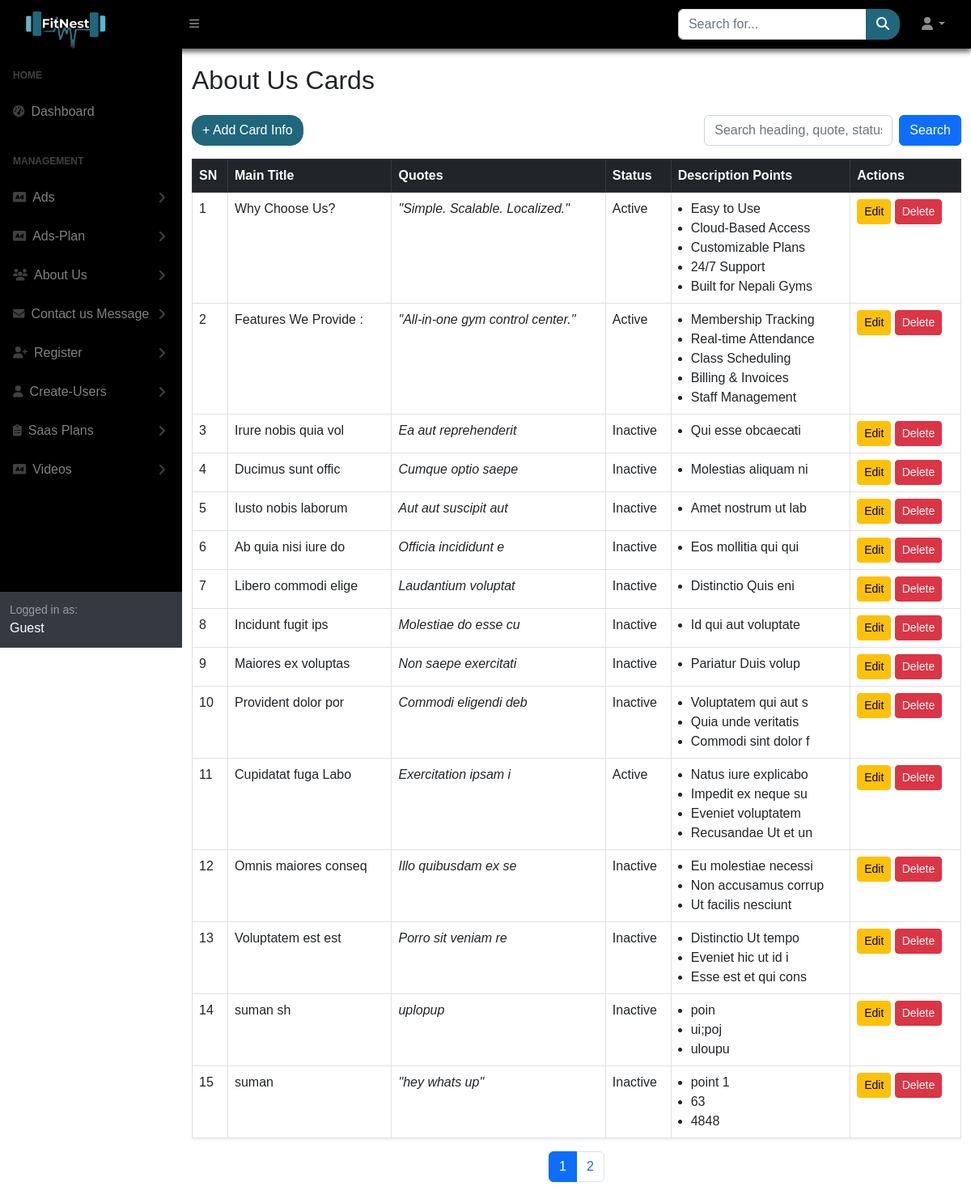
Page /SuperAdmin/AboutUs/index.php on the earlier database version.
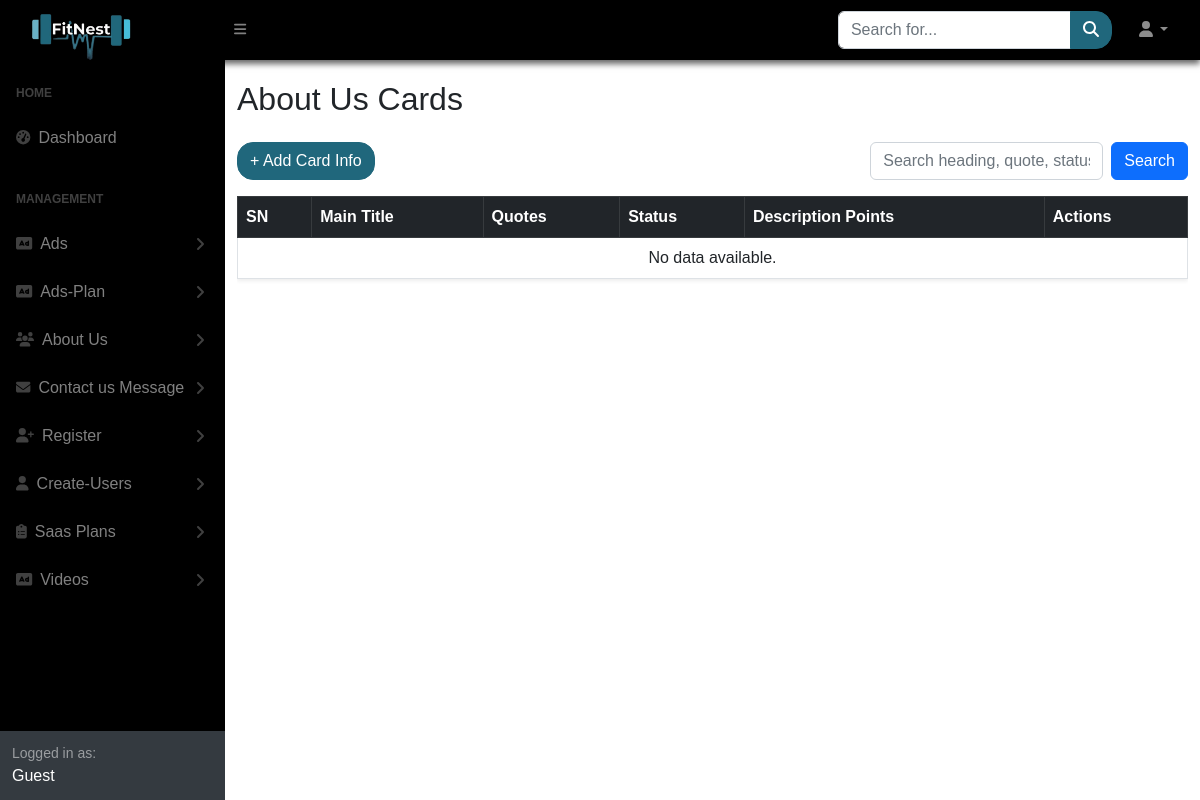
Same page on the later database version.
### tables this page shows
CREATE TABLE `about_us` (
  `about_id` int(11) NOT NULL,
  `main_title` varchar(255) NOT NULL,
  `quotes` text DEFAULT NULL,
  `status` enum('active','inactive') NOT NULL DEFAULT 'inactive',
  `created_at` timestamp NOT NULL DEFAULT current_timestamp(),
  `updated_at` timestamp NOT NULL DEFAULT current_timestamp() ON UPDATE current_timestamp()
);

### SuperAdmin/AboutUs/index.php (the view, shortened to what this page needs)
<?php
require("../sidelayout.php");
include "../../database/db_connect.php";
$rowsPerPage = 15;
$page = isset($_GET['page']) ? max(1, (int)$_GET['page']) : 1;
$offset = ($page - 1) * $rowsPerPage;
$search = $_GET['search'] ?? '';
$searchParam = "$search%";
$totalSql = "SELECT COUNT(*) as total FROM about_us WHERE main_title LIKE ? OR quotes LIKE ? OR status LIKE ?";
$totalStmt = $conn->prepare($totalSql);
$totalStmt->bind_param("sss", $searchParam, $searchParam, $searchParam);
$totalStmt->execute();
$totalResult = $totalStmt->get_result()->fetch_assoc();
$totalRows = $totalResult['total'];
$totalPages = ceil($totalRows / $rowsPerPage);
$sql = "SELECT * FROM about_us
        WHERE main_title LIKE ? OR quotes LIKE ? OR status LIKE ?
        ORDER BY created_at DESC
        LIMIT ?, ?";
$stmt = $conn->prepare($sql);
$stmt->bind_param("sssii", $searchParam, $searchParam, $searchParam, $offset, $rowsPerPage);
$stmt->execute();
$result = $stmt->get_result();
$aboutData = [];
$aboutIds = [];
while ($row = $result->fetch_assoc()) {
    $aboutData[$row['about_id']] = $row;
    $aboutData[$row['about_id']]['descriptions'] = [];
    $aboutIds[] = $row['about_id'];
}
if (!empty($aboutIds)) {
    $placeholders = implode(',', array_fill(0, count($aboutIds), '?'));
    $types = str_repeat('i', count($aboutIds));
    $sqlPoints = "SELECT about_id, description_point FROM about_us_points WHERE about_id IN ($placeholders)";
    $stmtPoints = $conn->prepare($sqlPoints);
    $stmtPoints->bind_param($types, ...$aboutIds);
    $stmtPoints->execute();
    $resPoints = $stmtPoints->get_result();
    while ($p = $resPoints->fetch_assoc()) {
        $aboutData[$p['about_id']]['descriptions'][] = $p['description_point'];
    }
}
?>
<div id="layoutSidenav_content">
    <main class="container mt-4">
        <?php include '../Layouts/header.php'; ?>
        <h2 class="mb-4">About Us Cards</h2>
        <div class="d-flex justify-content-between mb-3">
            <a href="create.php" class="btn btn-our">+ Add Card Info</a>
            <form class="d-flex" method="GET">
                <input type="text" class="form-control me-2" name="search" placeholder="Search heading, quote, status..." value="<?= htmlspecialchars($search) ?>">
                <button class="btn btn-primary" type="submit">Search</button>
            </form>
        </div>
        <div class="table-responsive">
            <table class="table table-bordered table-hover shadow-sm">
                <thead class="table-dark">
                    <tr>
                        <th>SN</th>
                        <th>Main Title</th>
                        <th>Quotes</th>
                        <th>Status</th>
                        <th>Description Points</th>
                        <th>Actions</th>
                    </tr>
                </thead>
                <tbody>
                    <?php
                    if (!empty($aboutData)):
                        $sn = $offset + 1;
                        foreach ($aboutData as $card):
                    ?>
                            <tr>
                                <td><?= $sn++ ?></td>
                                <td><?= htmlspecialchars($card['main_title']) ?></td>
                                <td><em><?= htmlspecialchars($card['quotes']) ?></em></td>
                                <td><?= ucfirst($card['status']) ?></td>
                                <td>
                                    <ul class="mb-0 ps-3">
                                        <?php foreach ($card['descriptions'] as $point): ?>
                                            <li><?= htmlspecialchars($point) ?></li>
                                        <?php endforeach; ?>
                                    </ul>
                                </td>
                                <td>
                                    <a href="edit.php?id=<?= $card['about_id'] ?>" class="btn btn-sm btn-warning">Edit</a>
                                    <a href="delete.php?id=<?= $card['about_id'] ?>" class="btn btn-sm btn-danger" onclick="return confirm('Are you sure?')">Delete</a>
                                </td>
                            </tr>
                        <?php endforeach; ?>
                    <?php else: ?>
                        <tr>
                            <td colspan="6" class="text-center">No data available.</td>
                        </tr>
                    <?php endif; ?>
                </tbody>
            </table>
        </div>
        <?php if ($totalPages > 1): ?>
            <nav>
                <ul class="pagination justify-content-center">
                    <?php for ($i = 1; $i <= $totalPages; $i++): ?>
                        <li class="page-item <?= ($i === $page) ? 'active' : '' ?>">
                            <a class="page-link" href="?page=<?= $i ?>&search=<?= urlencode($search) ?>"><?= $i ?></a>
                        </li>
                    <?php endfor; ?>
                </ul>
            </nav>
        <?php endif; ?>
    </main>
    <?php require("../assets/link.php"); ?>

Differences in the rows shown:
removed about_us: main_title "Why Choose Us?", quotes "\"Simple. Scalable. Localized.\"", status "Active", point "Easy to Use", point "Cloud-Based Access", point "Customizable Plans", point "24/7 Support", point "Built for Nepali Gyms"
removed about_us: main_title "Features We Provide :", quotes "\"All-in-one gym control center.\"", status "Active", point "Membership Tracking", point "Real-time Attendance", point "Class Scheduling", point "Billing & Invoices", point "Staff Management"
removed about_us: main_title "Irure nobis quia vol", quotes "Ea aut reprehenderit", status "Inactive", point "Qui esse obcaecati"
removed about_us: main_title "Ducimus sunt offic", quotes "Cumque optio saepe", status "Inactive", point "Molestias aliquam ni"
removed about_us: main_title "Iusto nobis laborum", quotes "Aut aut suscipit aut", status "Inactive", point "Amet nostrum ut lab"
removed about_us: main_title "Ab quia nisi iure do", quotes "Officia incididunt e", status "Inactive", point "Eos mollitia qui qui"
removed about_us: main_title "Libero commodi elige", quotes "Laudantium voluptat", status "Inactive", point "Distinctio Quis eni"
removed about_us: main_title "Incidunt fugit ips", quotes "Molestiae do esse cu", status "Inactive", point "Id qui aut voluptate"
removed about_us: main_title "Maiores ex voluptas", quotes "Non saepe exercitati", status "Inactive", point "Pariatur Duis volup"
removed about_us: main_title "Provident dolor por", quotes "Commodi eligendi deb", status "Inactive", point "Voluptatem qui aut s", point "Quia unde veritatis", point "Commodi sint dolor f"
removed about_us: main_title "Cupidatat fuga Labo", quotes "Exercitation ipsam i", status "Active", point "Natus iure explicabo", point "Impedit ex neque su", point "Eveniet voluptatem", point "Recusandae Ut et un"
removed about_us: main_title "Omnis maiores conseq", quotes "Illo quibusdam ex se", status "Inactive", point "Eu molestiae necessi", point "Non accusamus corrup", point "Ut facilis nesciunt"
removed about_us: main_title "Voluptatem est est", quotes "Porro sit veniam re", status "Inactive", point "Distinctio Ut tempo", point "Eveniet hic ut id i", point "Esse est et qui cons"
removed about_us: main_title "suman sh", quotes "uplopup", status "Inactive", point "poin", point "ui;poj", point "uloupu"
removed about_us: main_title "suman", quotes "\"hey whats up\"", status "Inactive", point "point 1", point "63", point "4848"
Other differences:
text now shown: "No data available."
list line gone: "1"
list line gone: "2"
